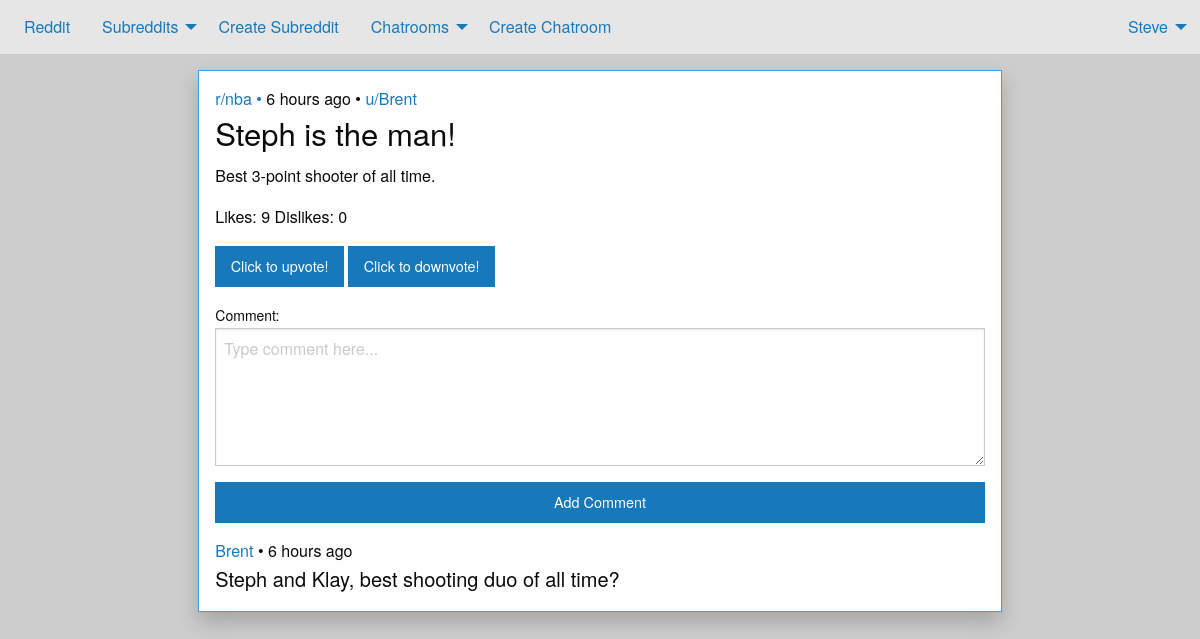
Screenshot of /post/312/ (signed in) with the database file from the repository.
### helloWorldApp/models.py (models this page shows, shortened)
class Suggestion(models.Model):
    header = models.CharField(max_length=240)
    suggestion = models.CharField(max_length=10000)
    author = models.ForeignKey(User, on_delete=models.CASCADE)
    created_on = models.DateTimeField(auto_now_add=True)
    pub_date = models.DateTimeField(auto_now_add=True)
    upvote = models.IntegerField(default = 0)
    downvote = models.IntegerField(default = 0)
    comment_count = models.IntegerField(default = 0)
    image = models.ImageField(max_length=144, upload_to='uploads/%Y/%m/%d/', blank=True, null=True)
    image_description = models.CharField(max_length=240, blank=True)
    title = models.CharField(max_length=240, blank=True)
    video = models.FileField(upload_to='uploads/%Y/%m/%d/', blank=True, null=True)
    video_description = models.CharField(max_length=240, blank=True)
    def upvoteCount(self):
        return self.upvote
    def downvoteCount(self):
        return self.downvote
    def whenpublished(self):
        now = timezone.now()
        diff = now - self.pub_date
        if diff.days == 0 and diff.seconds >= 0 and diff.seconds < 60:
            seconds = diff.seconds
            if seconds == 1:
                return str(seconds) + "second ago"
            else:
                return str(seconds) + " seconds ago"
        if diff.days == 0 and diff.seconds >= 60 and diff.seconds < 3600:
            minutes = math.floor(diff.seconds / 60)
            if minutes == 1:
                return str(minutes) + " minute ago"
            else:
                return str(minutes) + " minutes ago"
        if diff.days == 0 and diff.seconds >= 3600 and diff.seconds < 86400:
            hours = math.floor(diff.seconds / 3600)
            if hours == 1:
                return str(hours) + " hour ago"
            else:
                return str(hours) + " hours ago"

class Comment(models.Model):
    comment = models.CharField(max_length=240)
    author = models.ForeignKey(User, on_delete=models.CASCADE)
    suggestion = models.ForeignKey(Suggestion, on_delete=models.CASCADE)
    created_on = models.DateTimeField(auto_now_add=True)
    pub_date = models.DateTimeField(auto_now_add=True)
    def whenpublished(self):
        now = timezone.now()
        diff = now - self.pub_date
        if diff.days == 0 and diff.seconds >= 0 and diff.seconds < 60:
            seconds = diff.seconds
            if seconds == 1:
                return str(seconds) + "second ago"
            else:
                return str(seconds) + " seconds ago"
        if diff.days == 0 and diff.seconds >= 60 and diff.seconds < 3600:
            minutes = math.floor(diff.seconds / 60)
            if minutes == 1:
                return str(minutes) + " minute ago"
            else:
                return str(minutes) + " minutes ago"
        if diff.days == 0 and diff.seconds >= 3600 and diff.seconds < 86400:
            hours = math.floor(diff.seconds / 3600)
            if hours == 1:
                return str(hours) + " hour ago"
            else:
                return str(hours) + " hours ago"

### helloWorldApp/views.py (the view)
# urls.py: path('post/<int:instance_id>/', views.post_page),
def post_page(request, instance_id):
    if request.method == "POST":
        if request.user.is_authenticated:
            form_instance = forms.CommentForm(request.POST)
            if form_instance.is_valid():
                new_comm = form_instance.save(request=request, sugg_id=instance_id)
                sugg = models.Suggestion.objects.get(id=instance_id)
                sugg.comment_count += 1
                sugg.save()
                return redirect("/post/" + str(instance_id) + "/")
        else:
            form_instance = forms.CommentForm()
    else:
        form_instance = forms.CommentForm()
    sugg = models.Suggestion.objects.get(id=instance_id)
    sugg_list = {"suggestions":[]}
    comment_query = models.Comment.objects.filter(suggestion=sugg)
    comment_list = []
    for c_q in comment_query:
        can_delete=False
        if request.user == c_q.author:
            can_delete=True
        comment_list += [{
            "comment":c_q.comment,
            "author":c_q.author.username,
            "created_on":c_q.created_on,
            "published_on":c_q.whenpublished(),
            "id":c_q.id,
            "delete":can_delete
        }]
    url = "Error.src"
    url1 = "Error.src"
    if not str(sugg.image)=="":
        url=sugg.image.url
    if not str(sugg.video)=="":
        url1=sugg.video.url
    sugg_list["suggestions"] += [{
        "id":sugg.id,
        "header":sugg.header,
        "suggestion":sugg.suggestion,
        "author":sugg.author.username,
        "created_on":sugg.created_on,
        "published_on":sugg.whenpublished(),
        "upvote_count":sugg.upvoteCount(),
        "downvote_count":sugg.downvoteCount(),
        "comments":comment_list,
        "comment_count":sugg.comment_count,
        "subreddit":sugg.title,
        "image":url,
        "image_description":sugg.image_description, # These are what I use to call from index
        "video":url1,
        "video_description":sugg.video_description
        }]
    context = {
        "sugg_list": sugg_list["suggestions"],
        "form":form_instance,
        "comment_list":comment_list,
        "sugg_id":instance_id
    }
    return render(request, "post.html", context=context)

### helloWorldApp/forms.py (shortened to what this page needs)
class CommentForm(forms.Form):
    comment = forms.CharField(label='Comment',
        widget = forms.Textarea(attrs={"rows":5, 'max_length':2000, 'placeholder': 'Type comment here...'}), max_length=2000)

### helloWorldApp/templates/post.html (shortened to what this page needs)
{% extends "base.html" %}
{% load static %}
{% block content %}
<div class="grid-x grid-padding-x" style="width:1000px; margin: 0 auto; vertical-align: middle;">
    <div class="large-10 medium-10 small-12 large-offset-1 medium-offset-1 cell">
	   {% for sugg in sugg_list %}
            <div class="card-info info">
                <div class="card-section">
				    <div class="article-details">
                        <a href="/r/{{sugg.subreddit}}/"><span class="website">r/{{ sugg.subreddit }}</span> &#8226;</a>
                        <span class="time">{{ sugg.published_on }}</span> &#8226;
                        <a><span class="author">u/{{ sugg.author }}</span></a>
                    </div>
                    <h3 class="article-title">{{ sugg.header }}</h3>
                    <p class="article-summary">{{ sugg.suggestion }}</p>
                    <p>Likes: {{ sugg.upvote_count }} Dislikes: {{ sugg.downvote_count }} </p>
                    <div>
                        <a href="/upvote/{{sugg.id}}/"  class="button"> Click to upvote!</a>
                        <a href="/downvote/{{sugg.id}}/" class="button">Click to downvote!</a>
     				</div>
                    <form action="/post/{{sugg_id}}/" method="post">
                        {{ form }}
                        <input type="submit" class="button expanded" value="Add Comment" />
                    </form>
     				{% for comm in comment_list %}
     				   <div class="article-details">
               			    <a><span class="author">{{ comm.author }}</span></a> &#8226;
                            <span class="time"> {{ comm.published_on }}</span>
                        </div>
                        <h3 class="lead">{{ comm.comment }}</h3>
                    {% endfor %}
                </div>
            </div>
        {% endfor %}
    </div>
</div>
{% endblock %}

### helloWorldApp/templates/base.html (shortened to what this page needs)
{% load static %}
<!doctype html>
<html class="no-js" lang="en" dir="ltr">
  <head>
    <link rel="stylesheet" href="{% static "css/foundation.css" %}">
    <link rel="stylesheet" href="{% static "css/app.css" %}">
 </head>
 <body style="background-color: #cdcdcd" style="text-align:center">
    <div class="top-bar">
    <div class="top-bar-left">
        <ul class="dropdown menu" data dropdown menu>
            <li> <a href='/'> Reddit</a> </li>
                <ul class="dropdown menu" data-dropdown-menu>
                    <li> <a>Subreddits</a>
                    </li>
                </ul>
            <li> <a href="/create_subreddit/"> Create Subreddit </a></li>
                    <ul class="dropdown menu" data-dropdown-menu>
                        <li> <a>Chatrooms</a>
                        </li>
                     </ul>
            <li> <a href="/createChat/"> Create Chatroom </a></li>
        </ul>
    </div>
    <div class="top-bar-right">
        <ul class="dropdown menu" data dropdown menu>
            {% if user.is_authenticated %}
         <ul class="dropdown menu" data-dropdown-menu>
            <li> <a>{{ request.user.username }}</a>
            </li>
        </ul>
            {% endif %}
        </ul>
    </div>
</div>
 	{% block content %}
 	{% endblock %}
 </body>
 </html>

### helloWorldApp/static/css/app.css (style rules this page uses)
.card-info { background: #fefefe; border: 1px solid #8a8a8a; box-shadow: 0 10px 20px rgba(0, 0, 0, 0.2); margin: 1rem 0; overflow: hidden; border-radius: 0; }
.card-info.info { border-color: #37a0e6; }

### rows the page displays
Suggestion: subreddit "nba", header "Steph is the man!", suggestion "Best 3-point shooter of all time."
Comment: comment "Steph and Klay, best shooting duo of all time?"

### other values shown
{{ request.user.username }} "Steve"
{{ sugg.published_on }} "6 hours ago"
{{ sugg.author }} "Brent"
{{ sugg.upvote_count }} "9"
{{ sugg.downvote_count }} "0"
{{ comm.author }} "Brent"
{{ comm.published_on }} "6 hours ago"
